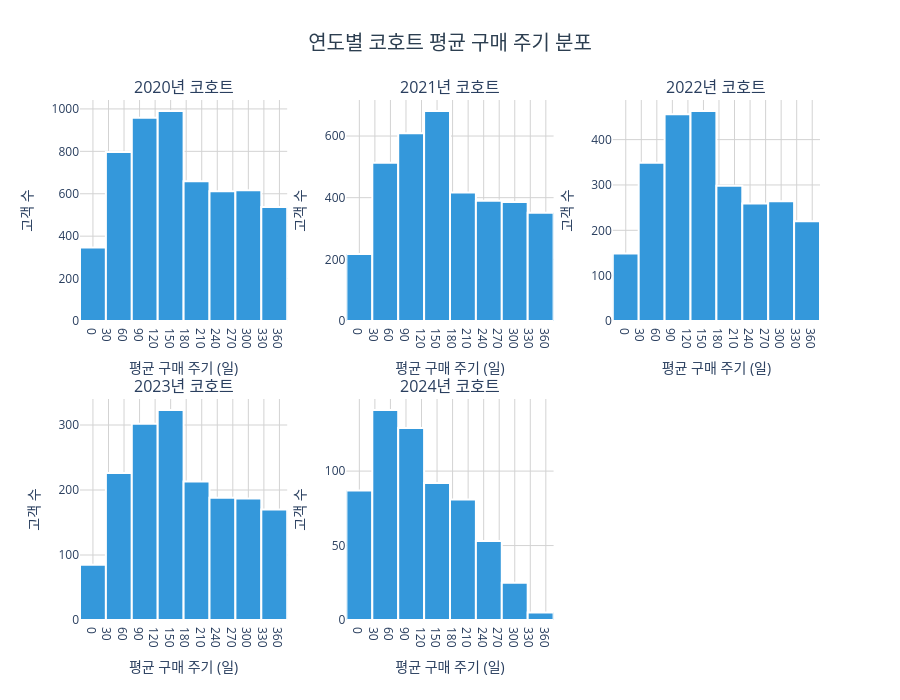

The cell this chart's notebook holds for it:
### Code cell
years = sorted(order_cycle_yearly['cohort_year'].unique())
n_cols = 3
n_rows = -(-len(years) // n_cols)  # ceiling division

fig = make_subplots(
    rows=n_rows, cols=n_cols,
    subplot_titles=[f'{y}년 코호트' for y in years],
    shared_xaxes=False,
    vertical_spacing=0.15,
    horizontal_spacing=0.08
)

for idx, year in enumerate(years):
    row = idx // n_cols + 1
    col = idx % n_cols + 1
    data = order_cycle_yearly[order_cycle_yearly['cohort_year'] == year]
    fig.add_trace(
        go.Histogram(
            x=data['avg_cycle'],
            nbinsx=12,
            marker=dict(
                color='#3498db',
                line=dict(color='white', width=2)
            ),
            hovertemplate='구매 주기: %{x}일<br>고객 수: %{y}<extra></extra>',
            name=str(year)
        ),
        row=row, col=col
    )

# 축 스타일 일괄 적용
for key in fig['layout']:
    if key.startswith('xaxis'):
        fig['layout'][key].update(
            showgrid=True, gridcolor='lightgray',
            dtick=30, title_text='평균 구매 주기 (일)'
        )
    if key.startswith('yaxis'):
        fig['layout'][key].update(
            showgrid=True, gridcolor='lightgray',
            title_text='고객 수'
        )

fig.update_layout(
    title=dict(
        text='연도별 코호트 평균 구매 주기 분포',
        x=0.5, xanchor='center',
        font=dict(size=20, color='#2c3e50')
    ),
    plot_bgcolor='white',
    height=700,
    showlegend=False
)

fig.show()

### Figure 1 — Plotly figure (JSON) as saved in the notebook; plotly's stock layout.template omitted (floating-point values rounded to 4 significant figures; data arrays with more than 128 entries replaced by an {"elided": "..."} marker saying what was removed)
{"data": [{"hovertemplate": "구매 주기: %{x}일<br>고객 수: %{y}<extra></extra>", "marker": {"color": "#3498db", "line": {"color": "white", "width": 2}}, "name": "2020", "nbinsx": 12, "type": "histogram", "x": {"elided": "5517 float values"}, "xaxis": "x", "yaxis": "y"}, {"hovertemplate": "구매 주기: %{x}일<br>고객 수: %{y}<extra></extra>", "marker": {"color": "#3498db", "line": {"color": "white", "width": 2}}, "name": "2021", "nbinsx": 12, "type": "histogram", "x": {"elided": "3564 float values"}, "xaxis": "x2", "yaxis": "y2"}, {"hovertemplate": "구매 주기: %{x}일<br>고객 수: %{y}<extra></extra>", "marker": {"color": "#3498db", "line": {"color": "white", "width": 2}}, "name": "2022", "nbinsx": 12, "type": "histogram", "x": {"elided": "2458 float values"}, "xaxis": "x3", "yaxis": "y3"}, {"hovertemplate": "구매 주기: %{x}일<br>고객 수: %{y}<extra></extra>", "marker": {"color": "#3498db", "line": {"color": "white", "width": 2}}, "name": "2023", "nbinsx": 12, "type": "histogram", "x": {"elided": "1694 float values"}, "xaxis": "x4", "yaxis": "y4"}, {"hovertemplate": "구매 주기: %{x}일<br>고객 수: %{y}<extra></extra>", "marker": {"color": "#3498db", "line": {"color": "white", "width": 2}}, "name": "2024", "nbinsx": 12, "type": "histogram", "x": {"elided": "613 float values"}, "xaxis": "x5", "yaxis": "y5"}], "layout": {"annotations": [{"font": {"size": 16}, "showarrow": false, "text": "2020년 코호트", "x": 0.14, "xanchor": "center", "xref": "paper", "y": 1, "yanchor": "bottom", "yref": "paper"}, {"font": {"size": 16}, "showarrow": false, "text": "2021년 코호트", "x": 0.5, "xanchor": "center", "xref": "paper", "y": 1, "yanchor": "bottom", "yref": "paper"}, {"font": {"size": 16}, "showarrow": false, "text": "2022년 코호트", "x": 0.86, "xanchor": "center", "xref": "paper", "y": 1, "yanchor": "bottom", "yref": "paper"}, {"font": {"size": 16}, "showarrow": false, "text": "2023년 코호트", "x": 0.14, "xanchor": "center", "xref": "paper", "y": 0.425, "yanchor": "bottom", "yref": "paper"}, {"font": {"size": 16}, "showarrow": false, "text": "2024년 코호트", "x": 0.5, "xanchor": "center", "xref": "paper", "y": 0.425, "yanchor": "bottom", "yref": "paper"}], "height": 700, "plot_bgcolor": "white", "showlegend": false, "title": {"font": {"color": "#2c3e50", "size": 20}, "text": "연도별 코호트 평균 구매 주기 분포", "x": 0.5, "xanchor": "center"}, "xaxis": {"anchor": "y", "domain": [0, 0.28], "dtick": 30, "gridcolor": "lightgray", "showgrid": true, "title": {"text": "평균 구매 주기 (일)"}}, "xaxis2": {"anchor": "y2", "domain": [0.36, 0.64], "dtick": 30, "gridcolor": "lightgray", "showgrid": true, "title": {"text": "평균 구매 주기 (일)"}}, "xaxis3": {"anchor": "y3", "domain": [0.72, 1], "dtick": 30, "gridcolor": "lightgray", "showgrid": true, "title": {"text": "평균 구매 주기 (일)"}}, "xaxis4": {"anchor": "y4", "domain": [0, 0.28], "dtick": 30, "gridcolor": "lightgray", "showgrid": true, "title": {"text": "평균 구매 주기 (일)"}}, "xaxis5": {"anchor": "y5", "domain": [0.36, 0.64], "dtick": 30, "gridcolor": "lightgray", "showgrid": true, "title": {"text": "평균 구매 주기 (일)"}}, "xaxis6": {"anchor": "y6", "domain": [0.72, 1], "dtick": 30, "gridcolor": "lightgray", "showgrid": true, "title": {"text": "평균 구매 주기 (일)"}}, "yaxis": {"anchor": "x", "domain": [0.575, 1], "gridcolor": "lightgray", "showgrid": true, "title": {"text": "고객 수"}}, "yaxis2": {"anchor": "x2", "domain": [0.575, 1], "gridcolor": "lightgray", "showgrid": true, "title": {"text": "고객 수"}}, "yaxis3": {"anchor": "x3", "domain": [0.575, 1], "gridcolor": "lightgray", "showgrid": true, "title": {"text": "고객 수"}}, "yaxis4": {"anchor": "x4", "domain": [0, 0.425], "gridcolor": "lightgray", "showgrid": true, "title": {"text": "고객 수"}}, "yaxis5": {"anchor": "x5", "domain": [0, 0.425], "gridcolor": "lightgray", "showgrid": true, "title": {"text": "고객 수"}}, "yaxis6": {"anchor": "x6", "domain": [0, 0.425], "gridcolor": "lightgray", "showgrid": true, "title": {"text": "고객 수"}}}}
